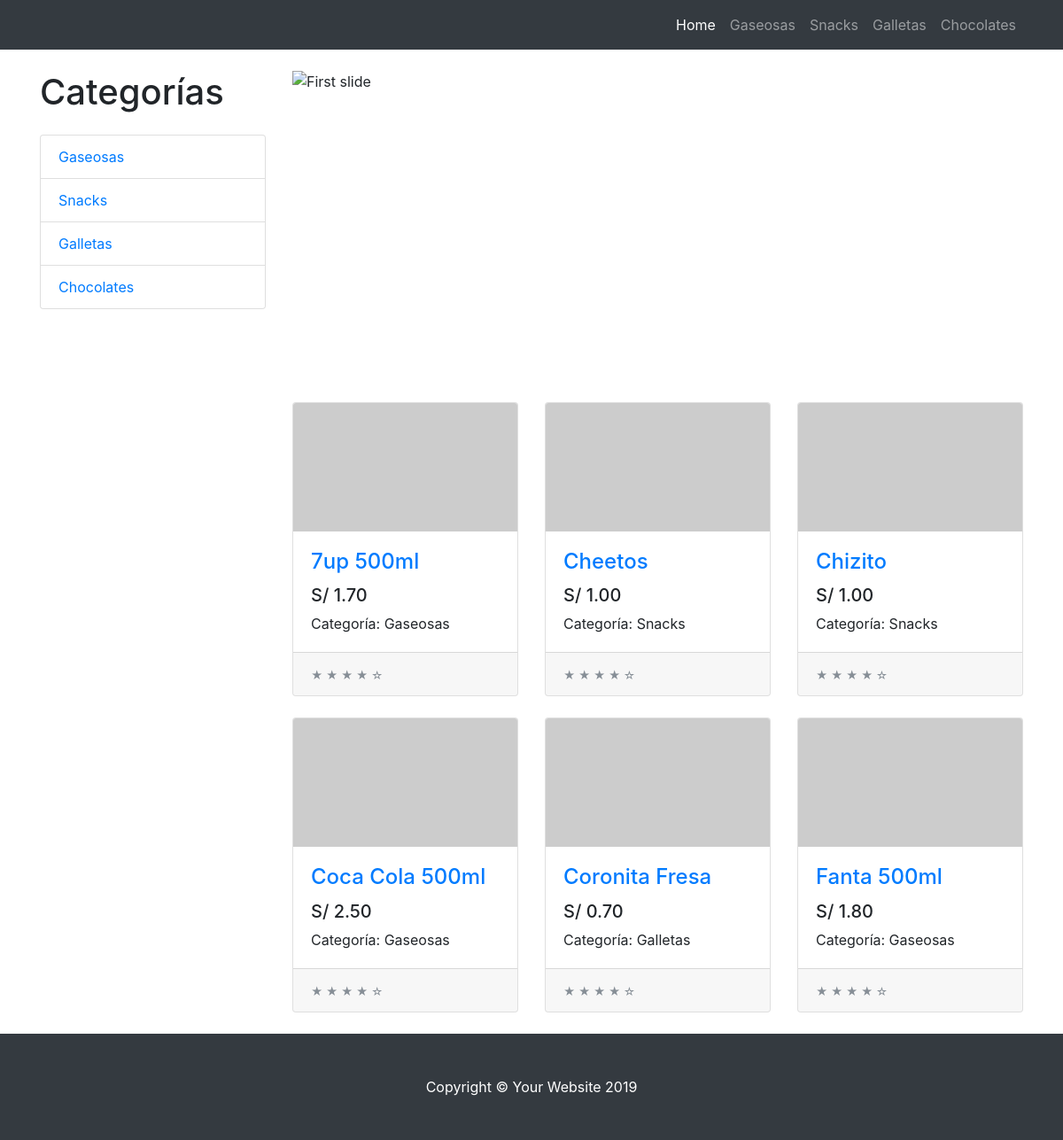
The app's page /tienda/ with its own data.
### tienda/models.py (models this page shows, shortened)
class Categoria(models.Model):
    nombre = models.CharField(max_length=200)
    pub_date = models.DateTimeField('fecha de registro',auto_now=True)

class Producto(models.Model):
    categoria = models.ForeignKey(Categoria,on_delete=models.CASCADE)
    nombre = models.CharField(max_length=200)
    precio = models.DecimalField(max_digits=6,decimal_places=2)
    stock = models.IntegerField(default=0)
    pub_date = models.DateTimeField('date published')

### tienda/views.py (the view)
# urls.py: path('', views.index, name="index"),
def index(request):
    product_list = Producto.objects.order_by('nombre')[:6]
    lista_categorias = Categoria.objects.all()
    context = {
        'product_list': product_list,
        'categorias' : lista_categorias
    }
    return render(request,'index.html', context)

### tienda/templates/index.html (shortened to what this page needs)
{% extends "layout.html" %}
{% block content %}
<div id="carouselExampleIndicators" class="carousel slide my-4" data-ride="carousel">
    <ol class="carousel-indicators">
      <li data-target="#carouselExampleIndicators" data-slide-to="0" class="active"></li>
      <li data-target="#carouselExampleIndicators" data-slide-to="1"></li>
      <li data-target="#carouselExampleIndicators" data-slide-to="2"></li>
    </ol>
    <div class="carousel-inner" role="listbox">
      <div class="carousel-item active">
        <img class="d-block img-normalizada" src="https://www.america-retail.com/static//2020/07/coca-cola.png" width="900" height="350" alt="First slide" >
      </div>
    </div>
    <a class="carousel-control-prev" href="#carouselExampleIndicators" role="button" data-slide="prev">
      <span class="carousel-control-prev-icon" aria-hidden="true"></span>
    </a>
    <a class="carousel-control-next" href="#carouselExampleIndicators" role="button" data-slide="next">
      <span class="carousel-control-next-icon" aria-hidden="true"></span>
    </a>
  </div>
  <div class="row">
    {% for prod in product_list %}
    <div class="col-lg-4 col-md-6 mb-4">
      <div class="card h-100">
        <a href="producto/{{ prod.id }}/">
           <img class="card-img-top" src="http://placehold.it/700x400" alt=""></a>
        <div class="card-body">
          <h4 class="card-title">
            <a href="producto/{{product.id}}/">{{ prod.nombre }}</a>
          </h4>
          <h5>S/ {{prod.precio}}</h5>
          <p class="card-text">Categoría: {{ prod.categoria.nombre }}</p>
        </div>
        <div class="card-footer">
          <small class="text-muted">&#9733; &#9733; &#9733; &#9733; &#9734;</small>
        </div>
      </div>
    </div>
    {% endfor %}
  </div>
  {% endblock %}

### tienda/templates/layout.html (shortened to what this page needs)
{% load static%}
<!DOCTYPE html>
<html lang="en">
  <head>
    <link href="{% static 'vendor/bootstrap/css/bootstrap.min.css'%}" rel="stylesheet">
    <link href="{% static 'css/shop.css'%}" rel="stylesheet">
  </head>
  <body>
    <nav class="navbar navbar-expand-lg navbar-dark bg-dark fixed-top">
      <div class="container">
        <div class="collapse navbar-collapse" id="navbarResponsive">
          <ul class="navbar-nav ml-auto">
            <li class="nav-item active">
              <a class="nav-link" href=" ">Home
              </a>
            </li>
            {% for cat in categorias %}
            <li class="nav-item">
              <a class="nav-link" href="/tienda/categoria/{{cat.id}}">{{ cat.nombre }}</a>
            </li>
            {% endfor %}
          </ul>
        </div>
      </div>
    </nav>
    <div class="container">
      <div class="row">
        <div class="col-lg-3">
          <h1 class="my-4">Categorías</h1>
          <div class="list-group">
            {% for cat in categorias %}
            <a href="/tienda/categoria/{{cat.id}}" class="list-group-item">{{ cat.nombre }}</a>
            {% endfor %}
          </div>
        </div>
        <div class="col-lg-9">
          {% block content %}{% endblock %}
        </div>
      </div>
    </div>
    <footer class="py-5 bg-dark">
      <div class="container">
        <p class="m-0 text-center text-white">Copyright &copy; Your Website 2019</p>
      </div>
    </footer>
  </body>
</html>

### tienda/static/css/shop.css (style rules this page uses)
body { padding-top: 54px; }
@media (min-width: 992px) { body { padding-top: 56px; } }

### records on screen
Categoria: nombre "Gaseosas"
Categoria: nombre "Snacks"
Categoria: nombre "Galletas"
Categoria: nombre "Chocolates"
Producto: nombre "7up 500ml", precio "1.70", categoria.nombre "Gaseosas"
Producto: nombre "Cheetos", precio "1.00", categoria.nombre "Snacks"
Producto: nombre "Chizito", precio "1.00", categoria.nombre "Snacks"
Producto: nombre "Coca Cola 500ml", precio "2.50", categoria.nombre "Gaseosas"
Producto: nombre "Coronita Fresa", precio "0.70", categoria.nombre "Galletas"
Producto: nombre "Fanta 500ml", precio "1.80", categoria.nombre "Gaseosas"
